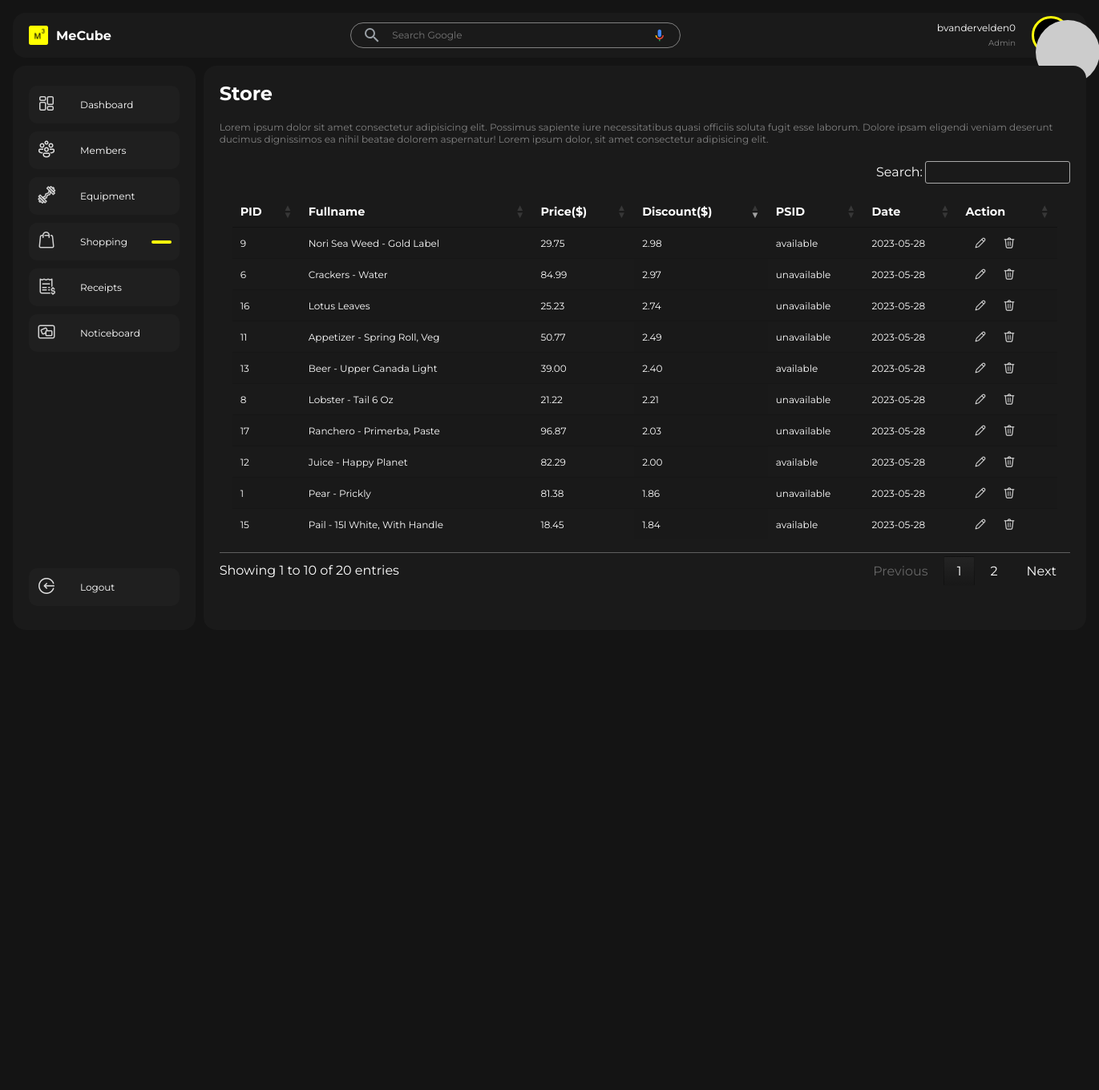
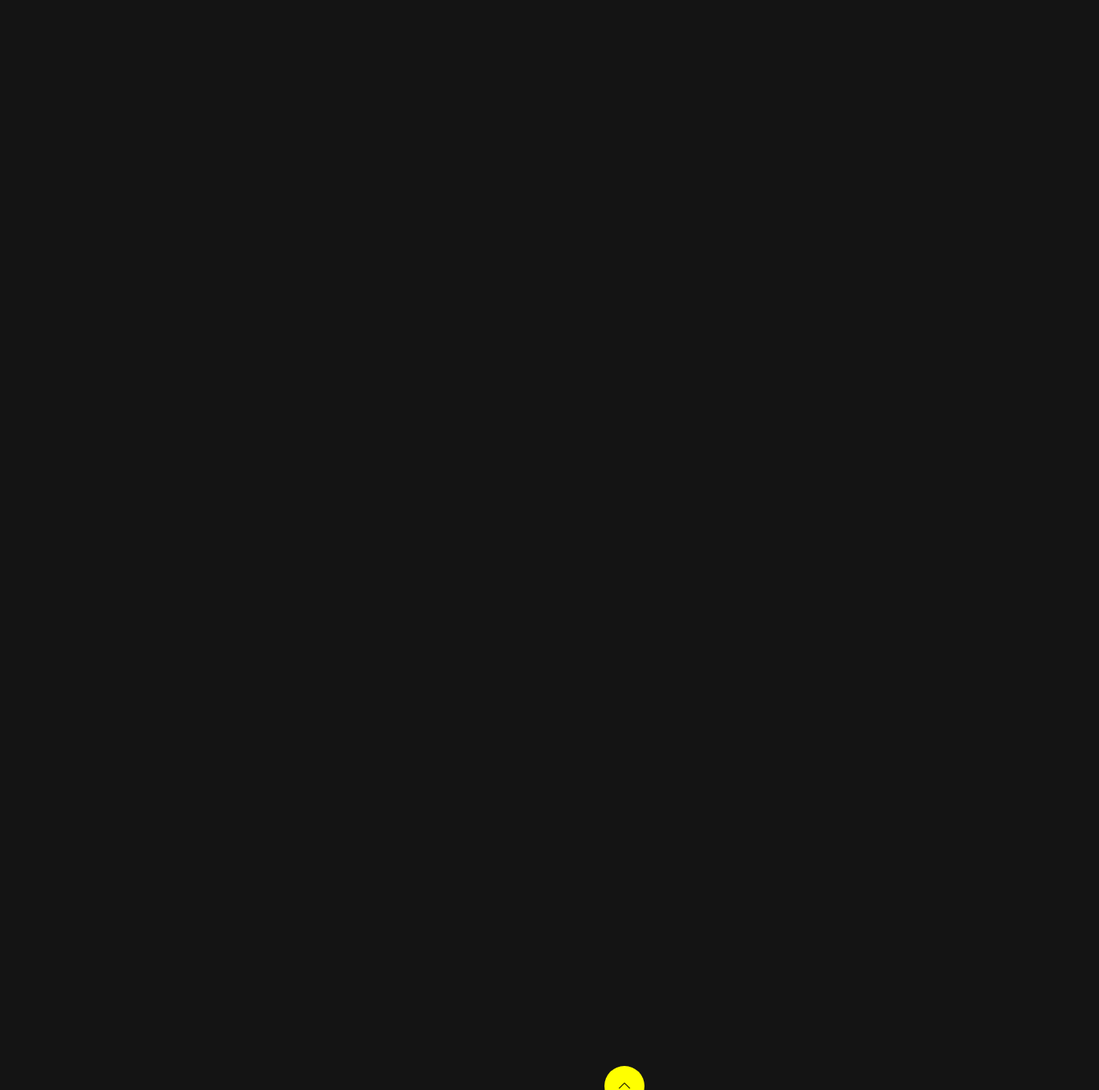
The app's page /store.php (signed in) with its own data (2 pictures, top to bottom).
### tables this page shows
CREATE TABLE `product` (
  `id` int(11) NOT NULL,
  `fullname` varchar(255) DEFAULT NULL,
  `description` varchar(255) DEFAULT NULL,
  `price` decimal(6,2) DEFAULT NULL,
  `discount` decimal(6,2) DEFAULT NULL,
  `image` varchar(255) NOT NULL,
  `psid` int(11) DEFAULT NULL,
  `regdate` date DEFAULT curdate()
);

CREATE TABLE `state` (
  `id` int(11) NOT NULL,
  `state` varchar(255) DEFAULT NULL
);

### store.php (the view, shortened to what this page needs)
<?php
if (isset($_SESSION['username'])) {
    $logged_username = $_SESSION['username'];
} else {
    header("Location: login-check.php");
}
?>
<?php
    include('server/conn.php');
    $sql = "SELECT p.id, p.fullname, p.description, p.price, p.discount, p.image, s.state, p.regdate FROM product p INNER JOIN state s ON p.psid = s.id";
    $result = mysqli_query($conn, $sql);
?>
<!DOCTYPE html>
<html lang="en">
<head>
    <link rel="stylesheet" type="text/css" href="https://cdn.datatables.net/1.13.2/css/jquery.dataTables.min.css" />
    <link rel="stylesheet" href="css/preloader.css">
    <link rel="stylesheet" href="css/search.css">
    <link rel="stylesheet" href="css/store.css">
</head>
<body>
    <main>
        <div class="top">
            <div class="logo">
                <img src="img/logo/doubleColored.png" alt="">
                <h1>MeCube</h1>
            </div>
            <div class="search">
                <div class="searchbar">
                    <div class="searchbar-wrapper">
                        <div class="searchbar-left">
                            <div class="search-icon-wrapper">
                                <span class="search-icon searchbar-icon">
                                    <svg xmlns="http://www.w3.org/2000/svg" viewBox="0 0 24 24">
                                        <path d="M15.5 14h-.79l-.28-.27A6.471 6.471 0 0 0 16 9.5 6.5 6.5 0 1 0 9.5 16c1.61 0 3.09-.59 4.23-1.57l.27.28v.79l5 4.99L20.49 19l-4.99-5zm-6 0C7.01 14 5 11.99 5 9.5S7.01 5 9.5 5 14 7.01 14 9.5 11.99 14 9.5 14z">
                                        </path>
                                    </svg>
                                </span>
                            </div>
                        </div>
                        <div class="searchbar-center">
                            <div class="searchbar-input-spacer"></div>
                            <input type="text" class="searchbar-input" maxlength="2048" name="q" autocapitalize="off" autocomplete="off" title="Search" role="combobox" placeholder="Search Google">
                        </div>
                        <div class="searchbar-right">
                        </div>
                    </div>
                </div>
            </div>
            <div class="loggeduser">
                    <div class="userdetails">
                        <p><?php echo $logged_username ?></p>
                        <span>Admin</span>
                    </div>
                    <div class="useravator">
                        <img src="https://api.dicebear.com/6.x/notionists-neutral/svg?seed=<?php echo $logged_username ?>&radius=50&backgroundColor=ffdfbf" alt="avator">
                    </div>
            </div>
        </div>
        <div class="bottom">
            <div class="sidenav">
                <div class="links">
                    <a href="dashboard.php">
                        <div class="icon"><img src="img/icons/icons8_dashboard_layout_24px.png" alt=""></div>
                        <p>Dashboard</p>
                    </a>
                    <a href="member.php" >
                        <div class="icon"><img src="img/icons/icons8_conference_24px_1.png" alt=""></div>
                        <p>Members</p>
                    </a>
                    <a href="equipment.php">
                        <div class="icon"><img src="img/icons/icons8_ez_curl_bar_24px.png" alt=""></div>
                        <p>Equipment</p>
                    </a>
                    <a href="store.php" class="init">
                        <div class="icon"><img src="img/icons/icons8_shopping_bag_24px.png" alt=""></div>
                        <p>Shopping</p>
                    </a>
                    <a href="receipt.php">
                        <div class="icon"><img src="img/icons/icons8_receipt_dollar_24px.png" alt=""></div>
                        <p>Receipts</p>
                    </a>
                    <a href="noticeboard.php">
                        <div class="icon"><img src="img/icons/icons8_noticeboard_24px_1.png" alt=""></div>
                        <p>Noticeboard</p>
                    </a>
                </div>
                <div class="logout">
                    <div class="links">
                        <a href="logout.php">
                            <div class="icon"><img src="img/icons/icons8_login_rounded_24px.png" alt=""></div>
                            <p>Logout</p>
                        </a>
                    </div>
                </div>
            </div>
            <div class="content">
                <h2>Store</h2>
                <p>Lorem ipsum dolor sit amet consectetur adipisicing elit. Possimus sapiente iure necessitatibus quasi officiis soluta fugit esse laborum.
                    Dolore ipsam eligendi veniam deserunt ducimus dignissimos ea nihil beatae dolorem aspernatur! Lorem ipsum dolor, sit amet consectetur
                    adipisicing elit.</p>
                <div class="displayData">
                    <table class="member display" id="member" style="width:100%">
                        <thead>
                            <tr>
                                <th>PID</th>
                                <th>Fullname</th>
                                <th>Price($)</th>
                                <th>Discount($)</th>
                                <th>PSID</th>
                                <th>Date</th>
                                <th>Action</th>
                            </tr>
                        </thead>
                        <tbody>
                        <?php while($product = mysqli_fetch_assoc($result)){ ?>
                                <tr>
                                <td><?php echo $product['id']; ?></td>
                                <td><?php echo $product['fullname']; ?></td>
                                <td><?php echo $product['price']; ?></td>
                                <td><?php echo $product['discount']; ?></td>
                                <td><?php echo $product['state']; ?></td>
                                <td><?php echo $product['regdate']; ?></td>
                                <td>
                                    <div class="action">
                                    <a href="?edit=<?php echo $product['id']; ?>" class="edit"><img src="img/icons/icons8_edit_24px_1.png" alt=""></a>
                                <a href="?delete=<?php echo $product['id']; ?>" class="delete"><img src="img/icons/icons8_trash_24px_1.png" alt=""></a>
                                    </div>
                                </td>
                                </tr>
                                <?php } ?>
                        </tbody>
                    </table>
                </div>
        </div>
    </main>
    <div class="tray-key" id="tray-key"><img src="img/icons/icons8_collapse_arrow_24px.png" alt=""></div>
</body>
</html>

### css/search.css (style rules this page uses)
.searchbar { font-size: 12px; font-family: arial, sans-serif; color: #202124; display: -webkit-box; display: -ms-flexbox; display: flex; z-index: 3; height: auto; background: #1A1A1A; border: 1px solid gray; -webkit-box-shadow: none; box-shadow: none; border-radius: 24px; margin: 0 auto; width: auto; max-width: 30vw; }
.searchbar-wrapper { -webkit-box-flex: 1; -ms-flex: 1; flex: 1; display: -webkit-box; display: -ms-flexbox; display: flex; padding: 5px 8px 0 14px; }
.searchbar-left { font-size: 12px; font-family: arial, sans-serif; color: #202124; display: -webkit-box; display: -ms-flexbox; display: flex; -webkit-box-align: center; -ms-flex-align: center; align-items: center; padding-right: 13px; margin-top: -5px; }
.search-icon { margin-top: 3px; color: #9aa0a6; height: 12px; line-height: 16px; width: 20px; }
.searchbar-icon { display: inline-block; fill: currentColor; height: 16px; line-height: 16px; position: relative; width: 24px; }
.searchbar-center { display: -webkit-box; display: -ms-flexbox; display: flex; -webkit-box-flex: 1; -ms-flex: 1; flex: 1; -ms-flex-wrap: wrap; flex-wrap: wrap; }
.searchbar-input-spacer { color: transparent; -webkit-box-flex: 100%; -ms-flex: 100%; flex: 100%; white-space: pre; height: 24px; font-size: 12px; }
.searchbar-input { background-color: transparent; border: none; margin: 0; padding: 0; color: rgba(255, 255, 255, .87); word-wrap: break-word; outline: none; display: -webkit-box; display: -ms-flexbox; display: flex; -webkit-box-flex: 100%; -ms-flex: 100%; flex: 100%; margin-top: -27px; height: 24px; font-size: 12px; max-width: 100%; width: 100%; }
.searchbar-right { display: -webkit-box; display: -ms-flexbox; display: flex; -webkit-box-flex: 0; -ms-flex: 0 0 auto; flex: 0 0 auto; margin-top: -5px; -webkit-box-align: stretch; -ms-flex-align: stretch; align-items: stretch; -webkit-box-orient: horizontal; -webkit-box-direction: normal; -ms-flex-direction: row; flex-direction: row }
.voice-search { -webkit-box-flex: 1; -ms-flex: 1 0 auto; flex: 1 0 auto; display: -webkit-box; display: -ms-flexbox; display: flex; cursor: pointer; -webkit-box-align: center; -ms-flex-align: center; align-items: center; border: 0; background: transparent; outline: none; padding: 0 8px; width: 2.8em; }

### records on screen
product: id "1", fullname "Pear - Prickly", price "81.38", discount "1.86", psid.state "unavailable", regdate "2023-05-28"
product: id "6", fullname "Crackers - Water", price "84.99", discount "2.97", psid.state "unavailable", regdate "2023-05-28"
product: id "8", fullname "Lobster - Tail 6 Oz", price "21.22", discount "2.21", psid.state "unavailable", regdate "2023-05-28"
product: id "9", fullname "Nori Sea Weed - Gold Label", price "29.75", discount "2.98", psid.state "available", regdate "2023-05-28"
product: id "11", fullname "Appetizer - Spring Roll, Veg", price "50.77", discount "2.49", psid.state "unavailable", regdate "2023-05-28"
product: id "12", fullname "Juice - Happy Planet", price "82.29", discount "2.00", psid.state "available", regdate "2023-05-28"
product: id "13", fullname "Beer - Upper Canada Light", price "39.00", discount "2.40", psid.state "available", regdate "2023-05-28"
product: id "15", fullname "Pail - 15l White, With Handle", price "18.45", discount "1.84", psid.state "available", regdate "2023-05-28"
product: id "16", fullname "Lotus Leaves", price "25.23", discount "2.74", psid.state "unavailable", regdate "2023-05-28"
product: id "17", fullname "Ranchero - Primerba, Paste", price "96.87", discount "2.03", psid.state "unavailable", regdate "2023-05-28"

### other values on screen
$logged_username "bvandervelden0"
